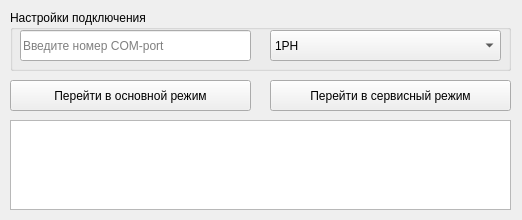
<?xml version="1.0" encoding="UTF-8"?>
<ui version="4.0">
 <class>widget</class>
 <widget class="QWidget" name="widget">
  <property name="geometry">
   <rect>
    <x>0</x>
    <y>0</y>
    <width>522</width>
    <height>220</height>
   </rect>
  </property>
  <property name="minimumSize">
   <size>
    <width>522</width>
    <height>220</height>
   </size>
  </property>
  <property name="maximumSize">
   <size>
    <width>522</width>
    <height>220</height>
   </size>
  </property>
  <property name="windowTitle">
   <string>Перевод в основной режим</string>
  </property>
  <property name="toolTip">
   <string/>
  </property>
  <property name="layoutDirection">
   <enum>Qt::LeftToRight</enum>
  </property>
  <widget class="QGroupBox" name="groupBox">
   <property name="geometry">
    <rect>
     <x>10</x>
     <y>10</y>
     <width>501</width>
     <height>61</height>
    </rect>
   </property>
   <property name="title">
    <string>Настройки подключения</string>
   </property>
   <widget class="QLineEdit" name="enter_com">
    <property name="geometry">
     <rect>
      <x>10</x>
      <y>20</y>
      <width>231</width>
      <height>31</height>
     </rect>
    </property>
    <property name="text">
     <string/>
    </property>
    <property name="maxLength">
     <number>2</number>
    </property>
    <property name="alignment">
     <set>Qt::AlignLeading|Qt::AlignLeft|Qt::AlignVCenter</set>
    </property>
    <property name="dragEnabled">
     <bool>false</bool>
    </property>
    <property name="readOnly">
     <bool>false</bool>
    </property>
    <property name="placeholderText">
     <string>Введите номер COM-port</string>
    </property>
   </widget>
   <widget class="QComboBox" name="type">
    <property name="geometry">
     <rect>
      <x>260</x>
      <y>20</y>
      <width>231</width>
      <height>31</height>
     </rect>
    </property>
    <property name="minimumContentsLength">
     <number>1</number>
    </property>
    <property name="duplicatesEnabled">
     <bool>false</bool>
    </property>
    <item>
     <property name="text">
      <string>1PH</string>
     </property>
    </item>
    <item>
     <property name="text">
      <string>3PH</string>
     </property>
    </item>
   </widget>
  </widget>
  <widget class="QPushButton" name="start_button">
   <property name="geometry">
    <rect>
     <x>10</x>
     <y>80</y>
     <width>241</width>
     <height>31</height>
    </rect>
   </property>
   <property name="text">
    <string>Перейти в основной режим</string>
   </property>
  </widget>
  <widget class="QTextEdit" name="textEdit">
   <property name="enabled">
    <bool>true</bool>
   </property>
   <property name="geometry">
    <rect>
     <x>10</x>
     <y>120</y>
     <width>501</width>
     <height>90</height>
    </rect>
   </property>
   <property name="minimumSize">
    <size>
     <width>501</width>
     <height>90</height>
    </size>
   </property>
   <property name="maximumSize">
    <size>
     <width>501</width>
     <height>90</height>
    </size>
   </property>
  </widget>
  <widget class="QPushButton" name="start_button_2">
   <property name="geometry">
    <rect>
     <x>270</x>
     <y>80</y>
     <width>241</width>
     <height>31</height>
    </rect>
   </property>
   <property name="text">
    <string>Перейти в сервисный режим</string>
   </property>
  </widget>
 </widget>
 <resources/>
 <connections/>
</ui>
